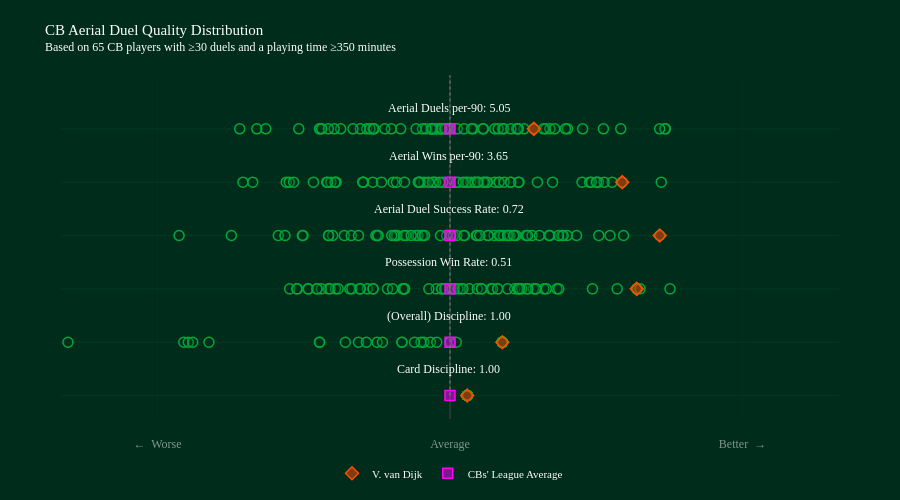

The notebook cell saved with this chart:
### Code cell
from classes.visual import DistributionPlot


# Create distribution plot for z-scores
dist_plot = DistributionPlot(
    columns = metrics,
    labels = ["←  Worse", "Average", "Better  →"],
    quality_metric_labels = Quality_Metric_labels,
    quality_metric_value_columns = Quality_Metric_label_Value_displayed
)

# Add title
dist_plot.add_title(
    title="CB Aerial Duel Quality Distribution",
    subtitle=f"Based on {len(duel_summary)} CB players with ≥{min_num_duels_involved_in_threshold} duels and a playing time ≥{min_minutes_played_threshold} minutes"
)


# Convert z_scores to dataframe format expected by add_group_data
# and merge the raw metric columns so annotation text can show non-z values.
z_scores_df = z_scores.reset_index()

raw_metric_columns = list(dict.fromkeys(Quality_Metric_label_Value_displayed.values()))
missing_raw_metric_columns = [col for col in raw_metric_columns if col not in duel_summary.columns]
if missing_raw_metric_columns:
    raise KeyError(
        "Missing raw metric column(s) required for annotation values: "
        + ", ".join(missing_raw_metric_columns)
    )

raw_metrics_df = duel_summary[raw_metric_columns].reset_index()

z_scores_df = z_scores_df.merge(
    raw_metrics_df,
    on=["player.id", "player.name"],
    how="left",
    validate="one_to_one",
)


# Create hover payload by z-scored metric, containing the raw metric value and the z-score for that metric, to be used in the distribution plot hover annotations
# this allows us to show both the z-score and the actual metric value in the hover tooltip for each player, providing more context and interpretability to the distribution plot.

hover_payload_suffix = "_hover_payload"
hover_string = "%{customdata[0]} = %{customdata[1]:.2f}<br>Respective Z-score = %{customdata[2]:.2f}"

for metric in metrics:
    raw_metric = Quality_Metric_label_Value_displayed.get(metric, metric.replace("z_", "", 1))
    metric_label = Quality_Metric_labels.get(metric, metric)
    z_scores_df[f"{metric}{hover_payload_suffix}"] = list(
        zip(
            [metric_label] * len(z_scores_df),
            z_scores_df[raw_metric],
            pd.to_numeric(z_scores_df[metric], errors="coerce"),
        )
    )


# Add all players as group data (background distribution)
dist_plot.add_group_data(
    df_plot=z_scores_df,
    plots="",  # No suffix needed since columns are already z-scores
    names=z_scores_df["player.name"],
    legend="All players",
    hover=hover_payload_suffix,
    hover_string=hover_string
)


# Highlight/Select a specific player (player.id = 370  ==>  V. van Dijk)
selected_player = z_scores_df[z_scores_df["player.id"] == 370]
if not selected_player.empty:
    player_name = selected_player["player.name"].iloc[0]
    dist_plot.add_data_point(
        ser_plot=selected_player.iloc[0],
        plots="",
        name=player_name,
        hover=hover_payload_suffix,
        hover_string=hover_string,
        add_annotations=True
    )


# Calculate cohort averages (raw metric values & z-scores)
cb_avg_raw_metrics = pd.Series(
    {
        raw_col: pd.to_numeric(z_scores_df[raw_col], errors="coerce").mean()
        for raw_col in raw_metric_columns
    }
)
cb_avg_z_scores = pd.Series(
    {
        z_col: pd.to_numeric(z_scores_df[z_col], errors="coerce").mean()
        for z_col in metrics
    }
)

cb_averages_summary = pd.DataFrame(
    {
        "metric": metrics,
        "avg_metric_value": [cb_avg_raw_metrics.get(Quality_Metric_label_Value_displayed[m], float("nan")) for m in metrics],
        "avg_z_score": [cb_avg_z_scores.get(m, float("nan")) for m in metrics],
    }
)


# Add cohort average as a distinct data point (using averaged z-scores for x-axis position, and raw metric values for hover annotation)

cb_average_point = cb_avg_z_scores.copy()
for metric, raw_metric in Quality_Metric_label_Value_displayed.items():
    cb_average_point[raw_metric] = cb_avg_raw_metrics.get(raw_metric, float("nan"))
for metric in metrics:
    raw_metric = Quality_Metric_label_Value_displayed.get(metric, metric.replace("z_", "", 1))
    metric_label = Quality_Metric_labels.get(metric, metric)
    cb_average_point[f"{metric}{hover_payload_suffix}"] = [
        metric_label,
        cb_average_point.get(raw_metric, float("nan")),
        cb_average_point.get(metric, float("nan")),
    ]

cb_average_point["player.id"] = -1
cb_average_point["player.name"] = "CBs' League Average"


# Add All-CBs average as a distinct data point (using averaged z-scores)
dist_plot.add_data_point(
    ser_plot=cb_average_point,
    plots="",
    name="CBs' League Average",
    hover=hover_payload_suffix,
    hover_string=hover_string,
    add_annotations=False
)

# For Jupyter notebooks, use this to display
dist_plot.fig.show()

### Figure 1 — Plotly figure (JSON) as saved in the notebook; plotly's stock layout.template omitted (floating-point values rounded to 4 significant figures; data arrays with more than 128 entries replaced by an {"elided": "..."} marker saying what was removed)
{"data": [{"customdata": {"elided": "65x3 mixed values"}, "hovertemplate": "%{text}<br>%{customdata[0]} = %{customdata[1]:.2f}<br>Respective Z-score = %{customdata[2]:.2f}<extra></extra>", "marker": {"color": "rgba(0, 44, 28, 0.2)", "line": {"color": "rgba(0, 169, 56, 1)", "width": 1.5}, "size": 10}, "mode": "markers", "showlegend": false, "text": ["N. Collins", "M. Kilman", "V. van Dijk", "D. Burn", "N. Milenković", "Murillo", "L. Colwill", "M. Lacroix", "I. Zabarnyi", "W. Saliba", "M. Guéhi", "J. van Hecke", "F. Schär", "J. Tarkowski", "C. Bassey", "T. Harwood-Bellis", "W. Faes", "J. Andersen", "I. Konaté", "J. Bednarek", "Toti", "J. Branthwaite", "D. O'Shea", "Dean Huijsen", "E. Konsa", "Gabriel Magalhaes", "Rúben Dias", "M. de Ligt", "L. Dunk", "K. Mavropanos", "Pau Torres", "M. Akanji", "C. Richards", "E. Pinnock", "J. Todibo", "T. Chalobah", "J. Greaves", "H. Maguire", "C. Coady", "S. Bueno", "L. Martínez", "M. Doherty", "S. van den Berg", "C. Burgess", "T. Adarabioyo", "C. Romero", "E. Agbadou", "J. Vestergaard", "B. Davies", "I. Diop", "R. Drăgușin", "L. Yoro", "L. Woolfenden", "C. Okoli", "M. Senesi", "T. Mings", "M. Keane", "M. van de Ven", "C. Dawson", "J. Gvardiol", "A. Webster", "W. Fofana", "N. Mazraoui", "K. Danso", "S. Botman"], "type": "scatter", "x": [0.1766, 0.1766, 0.1766, 0.1766, -5.27, 0.1766, -5.854, 0.1766, 0.1766, 0.1766, 0.1766, 0.1766, 0.1766, 0.1766, 0.1766, 0.1766, 0.1766, 0.1766, 0.1766, 0.1766, 0.1766, 0.1766, 0.1766, 0.1766, 0.1766, 0.1766, 0.1766, 0.1766, 0.1766, 0.1766, 0.1766, 0.1766, 0.1766, 0.1766, 0.1766, 0.1766, 0.1766, 0.1766, 0.1766, 0.1766, 0.1766, 0.1766, 0.1766, 0.1766, 0.1766, 0.1766, 0.1766, 0.1766, 0.1766, 0.1766, 0.1766, 0.1766, 0.1766, 0.1766, 0.1766, 0.1766, 0.1766, 0.1766, 0.1766, 0.1766, 0.1766, 0.1766, 0.1766, 0.1766, 0.1766], "y": [0, 0, 0, 0, 0, 0, 0, 0, 0, 0, 0, 0, 0, 0, 0, 0, 0, 0, 0, 0, 0, 0, 0, 0, 0, 0, 0, 0, 0, 0, 0, 0, 0, 0, 0, 0, 0, 0, 0, 0, 0, 0, 0, 0, 0, 0, 0, 0, 0, 0, 0, 0, 0, 0, 0, 0, 0, 0, 0, 0, 0, 0, 0, 0, 0]}, {"customdata": {"elided": "65x3 mixed values"}, "hovertemplate": "%{text}<br>%{customdata[0]} = %{customdata[1]:.2f}<br>Respective Z-score = %{customdata[2]:.2f}<extra></extra>", "marker": {"color": "rgba(0, 44, 28, 0.2)", "line": {"color": "rgba(0, 169, 56, 1)", "width": 1.5}, "size": 10}, "mode": "markers", "showlegend": false, "text": ["N. Collins", "M. Kilman", "V. van Dijk", "D. Burn", "N. Milenković", "Murillo", "L. Colwill", "M. Lacroix", "I. Zabarnyi", "W. Saliba", "M. Guéhi", "J. van Hecke", "F. Schär", "J. Tarkowski", "C. Bassey", "T. Harwood-Bellis", "W. Faes", "J. Andersen", "I. Konaté", "J. Bednarek", "Toti", "J. Branthwaite", "D. O'Shea", "Dean Huijsen", "E. Konsa", "Gabriel Magalhaes", "Rúben Dias", "M. de Ligt", "L. Dunk", "K. Mavropanos", "Pau Torres", "M. Akanji", "C. Richards", "E. Pinnock", "J. Todibo", "T. Chalobah", "J. Greaves", "H. Maguire", "C. Coady", "S. Bueno", "L. Martínez", "M. Doherty", "S. van den Berg", "C. Burgess", "T. Adarabioyo", "C. Romero", "E. Agbadou", "J. Vestergaard", "B. Davies", "I. Diop", "R. Drăgușin", "L. Yoro", "L. Woolfenden", "C. Okoli", "M. Senesi", "T. Mings", "M. Keane", "M. van de Ven", "C. Dawson", "J. Gvardiol", "A. Webster", "W. Fofana", "N. Mazraoui", "K. Danso", "S. Botman"], "type": "scatter", "x": [-2.867e-05, 0.5368, 0.5368, 0.0643, -0.9386, 0.5368, -2.73, -0.2684, 0.5368, 0.5368, -0.2009, 0.5368, 0.5368, -0.1358, 0.5368, 0.5368, 0.5368, -0.2978, 0.5368, 0.5368, -0.748, -0.4933, 0.5368, -0.3636, 0.5368, 0.5368, -0.8577, -0.6927, 0.5368, 0.5368, 0.5368, -1.074, 0.5368, 0.5368, 0.5368, 0.5368, -0.4933, 0.5368, 0.5368, 0.5368, 0.5368, 0.5368, 0.5368, 0.5368, -2.684, -3.918, 0.5368, 0.5368, 0.5368, 0.5368, 0.5368, 0.5368, 0.5368, -1.338, 0.5368, -1.338, 0.5368, 0.5368, 0.5368, 0.5368, -2.472, -2.639, 0.5368, 0.5368, 0.5368], "y": [1, 1, 1, 1, 1, 1, 1, 1, 1, 1, 1, 1, 1, 1, 1, 1, 1, 1, 1, 1, 1, 1, 1, 1, 1, 1, 1, 1, 1, 1, 1, 1, 1, 1, 1, 1, 1, 1, 1, 1, 1, 1, 1, 1, 1, 1, 1, 1, 1, 1, 1, 1, 1, 1, 1, 1, 1, 1, 1, 1, 1, 1, 1, 1, 1]}, {"customdata": {"elided": "65x3 mixed values"}, "hovertemplate": "%{text}<br>%{customdata[0]} = %{customdata[1]:.2f}<br>Respective Z-score = %{customdata[2]:.2f}<extra></extra>", "marker": {"color": "rgba(0, 44, 28, 0.2)", "line": {"color": "rgba(0, 169, 56, 1)", "width": 1.5}, "size": 10}, "mode": "markers", "showlegend": false, "text": ["N. Collins", "M. Kilman", "V. van Dijk", "D. Burn", "N. Milenković", "Murillo", "L. Colwill", "M. Lacroix", "I. Zabarnyi", "W. Saliba", "M. Guéhi", "J. van Hecke", "F. Schär", "J. Tarkowski", "C. Bassey", "T. Harwood-Bellis", "W. Faes", "J. Andersen", "I. Konaté", "J. Bednarek", "Toti", "J. Branthwaite", "D. O'Shea", "Dean Huijsen", "E. Konsa", "Gabriel Magalhaes", "Rúben Dias", "M. de Ligt", "L. Dunk", "K. Mavropanos", "Pau Torres", "M. Akanji", "C. Richards", "E. Pinnock", "J. Todibo", "T. Chalobah", "J. Greaves", "H. Maguire", "C. Coady", "S. Bueno", "L. Martínez", "M. Doherty", "S. van den Berg", "C. Burgess", "T. Adarabioyo", "C. Romero", "E. Agbadou", "J. Vestergaard", "B. Davies", "I. Diop", "R. Drăgușin", "L. Yoro", "L. Woolfenden", "C. Okoli", "M. Senesi", "T. Mings", "M. Keane", "M. van de Ven", "C. Dawson", "J. Gvardiol", "A. Webster", "W. Fofana", "N. Mazraoui", "K. Danso", "S. Botman"], "type": "scatter", "x": [0.1981, 0.6636, 1.915, -0.08577, 0.1153, 1.096, 0.856, -1.248, 0.4892, 2.256, -0.4662, 1.115, -1.174, -0.8482, -0.1413, -1.644, -1.453, 0.7823, 1.949, 0.9633, 1.461, 0.02272, -0.6411, 0.5907, 0.04527, -0.217, -0.4839, 0.9875, 0.08156, 0.2797, -1.028, -1.565, -1.319, 0.4194, -0.7893, 0.3235, 0.6994, 0.4359, -0.9246, -0.589, -1.572, 1.917, -1.231, -1.007, -0.08402, -0.9193, 1.714, -0.4763, 0.4881, -1.457, 0.3235, 0.8798, -1.147, -1.364, -0.4811, -1.364, -0.4662, 0.7347, 0.8798, 0.6994, 0.1331, -0.7893, -0.05291, 0.7984, 0.7129], "y": [2, 2, 2, 2, 2, 2, 2, 2, 2, 2, 2, 2, 2, 2, 2, 2, 2, 2, 2, 2, 2, 2, 2, 2, 2, 2, 2, 2, 2, 2, 2, 2, 2, 2, 2, 2, 2, 2, 2, 2, 2, 2, 2, 2, 2, 2, 2, 2, 2, 2, 2, 2, 2, 2, 2, 2, 2, 2, 2, 2, 2, 2, 2, 2, 2]}, {"customdata": {"elided": "65x3 mixed values"}, "hovertemplate": "%{text}<br>%{customdata[0]} = %{customdata[1]:.2f}<br>Respective Z-score = %{customdata[2]:.2f}<extra></extra>", "marker": {"color": "rgba(0, 44, 28, 0.2)", "line": {"color": "rgba(0, 169, 56, 1)", "width": 1.5}, "size": 10}, "mode": "markers", "showlegend": false, "text": ["N. Collins", "M. Kilman", "V. van Dijk", "D. Burn", "N. Milenković", "Murillo", "L. Colwill", "M. Lacroix", "I. Zabarnyi", "W. Saliba", "M. Guéhi", "J. van Hecke", "F. Schär", "J. Tarkowski", "C. Bassey", "T. Harwood-Bellis", "W. Faes", "J. Andersen", "I. Konaté", "J. Bednarek", "Toti", "J. Branthwaite", "D. O'Shea", "Dean Huijsen", "E. Konsa", "Gabriel Magalhaes", "Rúben Dias", "M. de Ligt", "L. Dunk", "K. Mavropanos", "Pau Torres", "M. Akanji", "C. Richards", "E. Pinnock", "J. Todibo", "T. Chalobah", "J. Greaves", "H. Maguire", "C. Coady", "S. Bueno", "L. Martínez", "M. Doherty", "S. van den Berg", "C. Burgess", "T. Adarabioyo", "C. Romero", "E. Agbadou", "J. Vestergaard", "B. Davies", "I. Diop", "R. Drăgușin", "L. Yoro", "L. Woolfenden", "C. Okoli", "M. Senesi", "T. Mings", "M. Keane", "M. van de Ven", "C. Dawson", "J. Gvardiol", "A. Webster", "W. Fofana", "N. Mazraoui", "K. Danso", "S. Botman"], "type": "scatter", "x": [0.4525, 0.5173, 2.151, 0.548, 1.026, 0.6623, 0.5033, -0.5626, -0.03343, 0.6147, -0.5429, 0.6028, -1.084, 1.298, -0.4506, -1.013, -0.2782, 0.7795, 0.8411, 0.3907, 0.1389, 0.9172, 0.3913, 0.2692, -0.3476, 1.147, -1.507, 0.6776, 0.03325, 1.202, -2.242, -1.514, -0.3283, 1.016, -1.204, 0.06951, 1.161, 0.5895, -1.761, -0.9382, -1.693, 1.526, -1.246, -0.5543, 0.008421, -0.7603, 0.6534, -0.285, -0.5723, -0.09732, -0.5978, -0.4727, -2.779, -0.7373, -0.7441, 0.1488, 1.114, -0.2605, 1.78, 0.7955, 1.641, 0.2781, -1.246, 0.3055, -0.3976], "y": [3, 3, 3, 3, 3, 3, 3, 3, 3, 3, 3, 3, 3, 3, 3, 3, 3, 3, 3, 3, 3, 3, 3, 3, 3, 3, 3, 3, 3, 3, 3, 3, 3, 3, 3, 3, 3, 3, 3, 3, 3, 3, 3, 3, 3, 3, 3, 3, 3, 3, 3, 3, 3, 3, 3, 3, 3, 3, 3, 3, 3, 3, 3, 3, 3]}, {"customdata": {"elided": "65x3 mixed values"}, "hovertemplate": "%{text}<br>%{customdata[0]} = %{customdata[1]:.2f}<br>Respective Z-score = %{customdata[2]:.2f}<extra></extra>", "marker": {"color": "rgba(0, 44, 28, 0.2)", "line": {"color": "rgba(0, 169, 56, 1)", "width": 1.5}, "size": 10}, "mode": "markers", "showlegend": false, "text": ["N. Collins", "M. Kilman", "V. van Dijk", "D. Burn", "N. Milenković", "Murillo", "L. Colwill", "M. Lacroix", "I. Zabarnyi", "W. Saliba", "M. Guéhi", "J. van Hecke", "F. Schär", "J. Tarkowski", "C. Bassey", "T. Harwood-Bellis", "W. Faes", "J. Andersen", "I. Konaté", "J. Bednarek", "Toti", "J. Branthwaite", "D. O'Shea", "Dean Huijsen", "E. Konsa", "Gabriel Magalhaes", "Rúben Dias", "M. de Ligt", "L. Dunk", "K. Mavropanos", "Pau Torres", "M. Akanji", "C. Richards", "E. Pinnock", "J. Todibo", "T. Chalobah", "J. Greaves", "H. Maguire", "C. Coady", "S. Bueno", "L. Martínez", "M. Doherty", "S. van den Berg", "C. Burgess", "T. Adarabioyo", "C. Romero", "E. Agbadou", "J. Vestergaard", "B. Davies", "I. Diop", "R. Drăgușin", "L. Yoro", "L. Woolfenden", "C. Okoli", "M. Senesi", "T. Mings", "M. Keane", "M. van de Ven", "C. Dawson", "J. Gvardiol", "A. Webster", "W. Fofana", "N. Mazraoui", "K. Danso", "S. Botman"], "type": "scatter", "x": [1.354, 1.052, 1.766, 2.167, 0.4573, -1.168, 0.08631, -0.268, -0.07277, -0.792, 0.1608, 0.8964, -0.3057, 1.499, -1.265, -0.5828, -1.221, 0.7079, 0.6222, 0.2528, -0.7019, 0.2142, 1.663, 0.5043, -1.679, 0.3389, -1.174, 0.06754, -0.1472, 0.2899, -1.649, -1.18, 0.3781, 1.522, -1.401, -0.1673, 1.58, 0.7025, -2.023, -0.5485, -2.124, 0.5024, 0.5547, -0.3231, 0.2563, 0.1806, -0.3108, -0.8876, 1.432, -0.8921, -0.4668, -1.256, -1.604, 0.1357, 0.3842, 0.6212, 1.448, -0.1807, -0.1064, -0.3239, 0.3515, -0.2199, -0.8952, 0.2843, 1.504], "y": [4, 4, 4, 4, 4, 4, 4, 4, 4, 4, 4, 4, 4, 4, 4, 4, 4, 4, 4, 4, 4, 4, 4, 4, 4, 4, 4, 4, 4, 4, 4, 4, 4, 4, 4, 4, 4, 4, 4, 4, 4, 4, 4, 4, 4, 4, 4, 4, 4, 4, 4, 4, 4, 4, 4, 4, 4, 4, 4, 4, 4, 4, 4, 4, 4]}, {"customdata": {"elided": "65x3 mixed values"}, "hovertemplate": "%{text}<br>%{customdata[0]} = %{customdata[1]:.2f}<br>Respective Z-score = %{customdata[2]:.2f}<extra></extra>", "marker": {"color": "rgba(0, 44, 28, 0.2)", "line": {"color": "rgba(0, 169, 56, 1)", "width": 1.5}, "size": 10}, "mode": "markers", "showlegend": false, "text": ["N. Collins", "M. Kilman", "V. van Dijk", "D. Burn", "N. Milenković", "Murillo", "L. Colwill", "M. Lacroix", "I. Zabarnyi", "W. Saliba", "M. Guéhi", "J. van Hecke", "F. Schär", "J. Tarkowski", "C. Bassey", "T. Harwood-Bellis", "W. Faes", "J. Andersen", "I. Konaté", "J. Bednarek", "Toti", "J. Branthwaite", "D. O'Shea", "Dean Huijsen", "E. Konsa", "Gabriel Magalhaes", "Rúben Dias", "M. de Ligt", "L. Dunk", "K. Mavropanos", "Pau Torres", "M. Akanji", "C. Richards", "E. Pinnock", "J. Todibo", "T. Chalobah", "J. Greaves", "H. Maguire", "C. Coady", "S. Bueno", "L. Martínez", "M. Doherty", "S. van den Berg", "C. Burgess", "T. Adarabioyo", "C. Romero", "E. Agbadou", "J. Vestergaard", "B. Davies", "I. Diop", "R. Drăgușin", "L. Yoro", "L. Woolfenden", "C. Okoli", "M. Senesi", "T. Mings", "M. Keane", "M. van de Ven", "C. Dawson", "J. Gvardiol", "A. Webster", "W. Fofana", "N. Mazraoui", "K. Danso", "S. Botman"], "type": "scatter", "x": [1.36, 0.9803, 0.8599, 2.21, 0.07455, -1.551, -0.09724, -0.006353, -0.03139, -1.121, 0.5371, 0.7588, 0.2388, 1.025, -1.335, -0.1875, -1.338, 0.4592, 0.3361, 0.1438, -0.8545, -0.1368, 1.751, 0.4948, -1.89, -0.1011, -0.7851, -0.1944, -0.1525, -0.1745, -1.188, -0.79, 0.6835, 1.206, -1.248, -0.1933, 1.185, 0.5503, -1.982, -0.1803, -2.157, -0.0885, 1.573, -0.08197, 0.3424, 0.699, -0.6018, -0.9194, 2.203, -0.9952, -0.2463, -1.316, -0.8206, 0.6244, 0.9591, 0.6979, 1.073, -0.05104, -0.7785, -0.6689, -0.2827, -0.3477, -0.506, 0.2219, 2.15], "y": [5, 5, 5, 5, 5, 5, 5, 5, 5, 5, 5, 5, 5, 5, 5, 5, 5, 5, 5, 5, 5, 5, 5, 5, 5, 5, 5, 5, 5, 5, 5, 5, 5, 5, 5, 5, 5, 5, 5, 5, 5, 5, 5, 5, 5, 5, 5, 5, 5, 5, 5, 5, 5, 5, 5, 5, 5, 5, 5, 5, 5, 5, 5, 5, 5]}, {"customdata": [["Card Discipline", 1, 0.1766]], "hovertemplate": "%{text}<br>%{customdata[0]} = %{customdata[1]:.2f}<br>Respective Z-score = %{customdata[2]:.2f}<extra></extra>", "marker": {"color": "rgba(255, 75, 0, 0.5)", "line": {"color": "rgba(255, 75, 0, 1)", "width": 1.5}, "size": 10, "symbol": "diamond"}, "mode": "markers", "name": "V. van Dijk", "showlegend": true, "text": ["V. van Dijk"], "type": "scatter", "x": [0.1766], "y": [0]}, {"customdata": [["(Overall) Discipline", 1, 0.5368]], "hovertemplate": "%{text}<br>%{customdata[0]} = %{customdata[1]:.2f}<br>Respective Z-score = %{customdata[2]:.2f}<extra></extra>", "marker": {"color": "rgba(255, 75, 0, 0.5)", "line": {"color": "rgba(255, 75, 0, 1)", "width": 1.5}, "size": 10, "symbol": "diamond"}, "mode": "markers", "name": "V. van Dijk", "showlegend": false, "text": ["V. van Dijk"], "type": "scatter", "x": [0.5368], "y": [1]}, {"customdata": [["Possession Win Rate", 0.5134, 1.915]], "hovertemplate": "%{text}<br>%{customdata[0]} = %{customdata[1]:.2f}<br>Respective Z-score = %{customdata[2]:.2f}<extra></extra>", "marker": {"color": "rgba(255, 75, 0, 0.5)", "line": {"color": "rgba(255, 75, 0, 1)", "width": 1.5}, "size": 10, "symbol": "diamond"}, "mode": "markers", "name": "V. van Dijk", "showlegend": false, "text": ["V. van Dijk"], "type": "scatter", "x": [1.915], "y": [2]}, {"customdata": [["Aerial Duel Success Rate", 0.7219, 2.151]], "hovertemplate": "%{text}<br>%{customdata[0]} = %{customdata[1]:.2f}<br>Respective Z-score = %{customdata[2]:.2f}<extra></extra>", "marker": {"color": "rgba(255, 75, 0, 0.5)", "line": {"color": "rgba(255, 75, 0, 1)", "width": 1.5}, "size": 10, "symbol": "diamond"}, "mode": "markers", "name": "V. van Dijk", "showlegend": false, "text": ["V. van Dijk"], "type": "scatter", "x": [2.151], "y": [3]}, {"customdata": [["Aerial Wins per-90", 3.649, 1.766]], "hovertemplate": "%{text}<br>%{customdata[0]} = %{customdata[1]:.2f}<br>Respective Z-score = %{customdata[2]:.2f}<extra></extra>", "marker": {"color": "rgba(255, 75, 0, 0.5)", "line": {"color": "rgba(255, 75, 0, 1)", "width": 1.5}, "size": 10, "symbol": "diamond"}, "mode": "markers", "name": "V. van Dijk", "showlegend": false, "text": ["V. van Dijk"], "type": "scatter", "x": [1.766], "y": [4]}, {"customdata": [["Aerial Duels per-90", 5.054, 0.8599]], "hovertemplate": "%{text}<br>%{customdata[0]} = %{customdata[1]:.2f}<br>Respective Z-score = %{customdata[2]:.2f}<extra></extra>", "marker": {"color": "rgba(255, 75, 0, 0.5)", "line": {"color": "rgba(255, 75, 0, 1)", "width": 1.5}, "size": 10, "symbol": "diamond"}, "mode": "markers", "name": "V. van Dijk", "showlegend": false, "text": ["V. van Dijk"], "type": "scatter", "x": [0.8599], "y": [5]}, {"customdata": [["Card Discipline", 0.9998, 4.27e-15]], "hovertemplate": "%{text}<br>%{customdata[0]} = %{customdata[1]:.2f}<br>Respective Z-score = %{customdata[2]:.2f}<extra></extra>", "marker": {"color": "rgba(255, 0, 255, 0.5)", "line": {"color": "rgba(255, 0, 255, 1)", "width": 1.5}, "size": 10, "symbol": "square"}, "mode": "markers", "name": "CBs' League Average", "showlegend": true, "text": ["CBs' League Average"], "type": "scatter", "x": [4.27e-15], "y": [0]}, {"customdata": [["(Overall) Discipline", 0.9953, -1.054e-14]], "hovertemplate": "%{text}<br>%{customdata[0]} = %{customdata[1]:.2f}<br>Respective Z-score = %{customdata[2]:.2f}<extra></extra>", "marker": {"color": "rgba(255, 0, 255, 0.5)", "line": {"color": "rgba(255, 0, 255, 1)", "width": 1.5}, "size": 10, "symbol": "square"}, "mode": "markers", "name": "CBs' League Average", "showlegend": false, "text": ["CBs' League Average"], "type": "scatter", "x": [-1.054e-14], "y": [1]}, {"customdata": [["Possession Win Rate", 0.3859, 1.247e-16]], "hovertemplate": "%{text}<br>%{customdata[0]} = %{customdata[1]:.2f}<br>Respective Z-score = %{customdata[2]:.2f}<extra></extra>", "marker": {"color": "rgba(255, 0, 255, 0.5)", "line": {"color": "rgba(255, 0, 255, 1)", "width": 1.5}, "size": 10, "symbol": "square"}, "mode": "markers", "name": "CBs' League Average", "showlegend": false, "text": ["CBs' League Average"], "type": "scatter", "x": [1.247e-16], "y": [2]}, {"customdata": [["Aerial Duel Success Rate", 0.5628, -1.443e-16]], "hovertemplate": "%{text}<br>%{customdata[0]} = %{customdata[1]:.2f}<br>Respective Z-score = %{customdata[2]:.2f}<extra></extra>", "marker": {"color": "rgba(255, 0, 255, 0.5)", "line": {"color": "rgba(255, 0, 255, 1)", "width": 1.5}, "size": 10, "symbol": "square"}, "mode": "markers", "name": "CBs' League Average", "showlegend": false, "text": ["CBs' League Average"], "type": "scatter", "x": [-1.443e-16], "y": [3]}, {"customdata": [["Aerial Wins per-90", 2.336, -2.972e-16]], "hovertemplate": "%{text}<br>%{customdata[0]} = %{customdata[1]:.2f}<br>Respective Z-score = %{customdata[2]:.2f}<extra></extra>", "marker": {"color": "rgba(255, 0, 255, 0.5)", "line": {"color": "rgba(255, 0, 255, 1)", "width": 1.5}, "size": 10, "symbol": "square"}, "mode": "markers", "name": "CBs' League Average", "showlegend": false, "text": ["CBs' League Average"], "type": "scatter", "x": [-2.972e-16], "y": [4]}, {"customdata": [["Aerial Duels per-90", 4.107, -5.466e-17]], "hovertemplate": "%{text}<br>%{customdata[0]} = %{customdata[1]:.2f}<br>Respective Z-score = %{customdata[2]:.2f}<extra></extra>", "marker": {"color": "rgba(255, 0, 255, 0.5)", "line": {"color": "rgba(255, 0, 255, 1)", "width": 1.5}, "size": 10, "symbol": "square"}, "mode": "markers", "name": "CBs' League Average", "showlegend": false, "text": ["CBs' League Average"], "type": "scatter", "x": [-5.466e-17], "y": [5]}], "layout": {"annotations": [{"font": {"color": "rgba(255, 255, 255, 1)", "family": "Gilroy-Light", "size": 12}, "showarrow": false, "text": "<span style=''>Card Discipline: 1.00 </span>", "x": 0, "xanchor": "center", "y": 0.5, "yanchor": "middle"}, {"font": {"color": "rgba(255, 255, 255, 1)", "family": "Gilroy-Light", "size": 12}, "showarrow": false, "text": "<span style=''>(Overall) Discipline: 1.00 </span>", "x": 0, "xanchor": "center", "y": 1.5, "yanchor": "middle"}, {"font": {"color": "rgba(255, 255, 255, 1)", "family": "Gilroy-Light", "size": 12}, "showarrow": false, "text": "<span style=''>Possession Win Rate: 0.51 </span>", "x": 0, "xanchor": "center", "y": 2.5, "yanchor": "middle"}, {"font": {"color": "rgba(255, 255, 255, 1)", "family": "Gilroy-Light", "size": 12}, "showarrow": false, "text": "<span style=''>Aerial Duel Success Rate: 0.72 </span>", "x": 0, "xanchor": "center", "y": 3.5, "yanchor": "middle"}, {"font": {"color": "rgba(255, 255, 255, 1)", "family": "Gilroy-Light", "size": 12}, "showarrow": false, "text": "<span style=''>Aerial Wins per-90: 3.65 </span>", "x": 0, "xanchor": "center", "y": 4.5, "yanchor": "middle"}, {"font": {"color": "rgba(255, 255, 255, 1)", "family": "Gilroy-Light", "size": 12}, "showarrow": false, "text": "<span style=''>Aerial Duels per-90: 5.05 </span>", "x": 0, "xanchor": "center", "y": 5.4, "yanchor": "middle"}], "autosize": true, "height": 500, "legend": {"font": {"color": "rgba(255, 255, 255, 1)", "family": "Gilroy-Light", "size": 11}, "itemclick": false, "itemdoubleclick": false, "orientation": "h", "valign": "middle", "x": 0.5, "xanchor": "center", "y": -0.2, "yanchor": "bottom"}, "margin": {"b": 70, "l": 60, "pad": 16, "r": 60, "t": 75}, "paper_bgcolor": "rgba(0, 44, 28, 1)", "plot_bgcolor": "rgba(0, 44, 28, 1)", "shapes": [{"line": {"color": "gray", "dash": "dot", "width": 1}, "type": "line", "x0": 0, "x1": 0, "y0": 0, "y1": 6}], "title": {"font": {"color": "rgba(255, 255, 255, 1)", "family": "Gilroy-Medium", "size": 12}, "text": "<span style='font-size: 15.0px'>CB Aerial Duel Quality Distribution</span><br>Based on 65 CB players with ≥30 duels and a playing time ≥350 minutes", "x": 0.05, "xanchor": "left", "y": 0.93, "yanchor": "top"}, "xaxis": {"fixedrange": true, "range": [-4, 4], "tickfont": {"color": "rgba(255, 255, 255, 0.5)", "family": "Gilroy-Light", "size": 12}, "tickmode": "array", "ticktext": ["←  Worse", "Average", "Better  →"], "tickvals": [-3, 0, 3]}, "yaxis": {"fixedrange": true, "gridcolor": "rgba(0, 56, 33, 1)", "showticklabels": false, "zerolinecolor": "rgba(0, 56, 33, 1)"}}}
